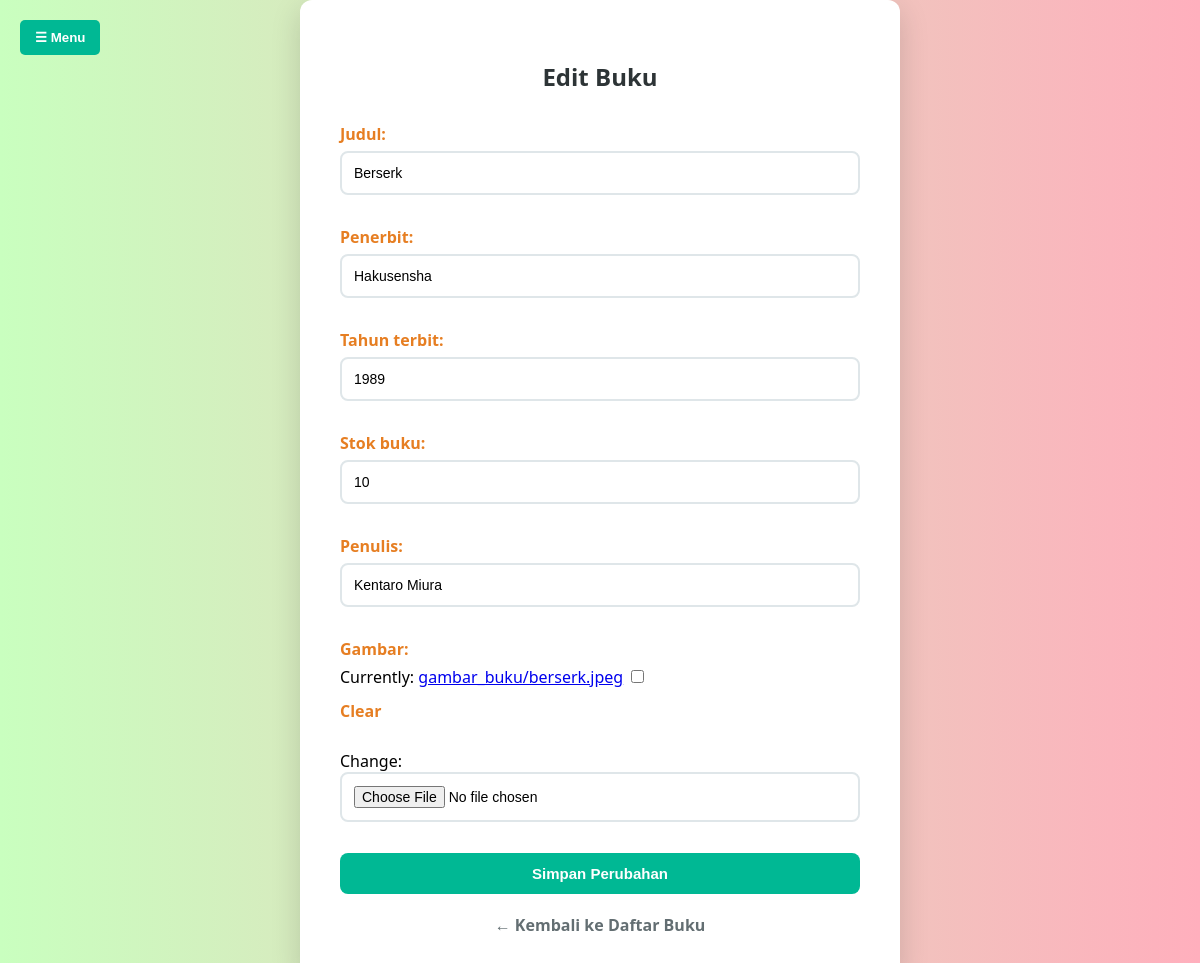
/admin-panel/edit-buku/4/ (signed in), run on the app's committed database.
### peminjaman/models.py (models this page shows, shortened)
class Buku(models.Model):
    judul = models.CharField(max_length=200)
    penerbit = models.CharField(max_length=100)
    tahun_terbit = models.IntegerField()
    stok_buku = models.PositiveIntegerField()
    penulis = models.CharField(max_length=100)
    gambar = models.ImageField(upload_to='gambar_buku/', null=True, blank=True)
    jumlah_dipinjam = models.PositiveIntegerField(default=0)

### peminjaman/views.py (the view)
# urls.py: path('admin-panel/edit-buku/<int:id>/', views.edit_buku, name='edit_buku'),
@login_required
@user_passes_test(is_admin)
def edit_buku(request, id):
    buku = get_object_or_404(Buku, id=id)
    if request.method == 'POST':
        form = EditBukuForm(request.POST, request.FILES, instance=buku)
        if form.is_valid():
            form.save()
            return redirect('daftar_buku')
    else:
        form = EditBukuForm(instance=buku)
    return render(request, 'admin/editbuku.html', {'form': form})

### peminjaman/forms.py
class EditBukuForm(forms.ModelForm):
    class Meta:
        model = Buku
        fields = ['judul', 'penerbit', 'tahun_terbit', 'stok_buku', 'penulis', 'gambar']

### peminjaman/views.py (called while the page is built)
def is_admin(user):
    return user.is_staff or user.is_superuser

### peminjaman/templates/admin/editbuku.html (shortened to what this page needs)
<!DOCTYPE html>
<html lang="id">
<head>
</head>
<body>
<button id="menuBtn" class="toggle-button" onclick="toggleSidebar()">☰ Menu</button>
<div class="content">
  <div class="container">
    <h2>Edit Buku</h2>
    <form method="post" enctype="multipart/form-data">
      {{ form.as_p }}
      <button class="btn" type="submit">Simpan Perubahan</button>
    </form>
    <div class="back-link">
      <a href="{% url 'daftar_buku' %}">← Kembali ke Daftar Buku</a>
    </div>
  </div>
</div>
</body>
</html>

### peminjaman/templates/admin/editbuku.html (style rules this page uses)
* { box-sizing: border-box; }
body { margin: 0; font-family: 'Segoe UI', Tahoma, Geneva, Verdana, sans-serif; background: linear-gradient(to right, #c9ffbf, #ffafbd); min-height: 100vh; }
.toggle-button { position: fixed; top: 20px; left: 20px; z-index: 1100; background-color: #00b894; color: white; border: none; padding: 10px 15px; border-radius: 5px; cursor: pointer; font-weight: bold; }
.container { background-color: white; padding: 40px; border-radius: 12px; max-width: 600px; margin: 0 auto; box-shadow: 0 10px 30px rgba(0,0,0,0.15); }
h2 { text-align: center; color: #2d3436; margin-bottom: 30px; }
label { font-weight: bold; color: #e67e22; display: block; margin-bottom: 6px; margin-top: 12px; }
input[type="text"], input[type="number"], input[type="file"], textarea, select { width: 100%; padding: 12px; margin-bottom: 15px; border: 2px solid #dfe6e9; border-radius: 8px; font-size: 14px; transition: border-color 0.3s ease; }
.btn { width: 100%; background-color: #00b894; color: white; padding: 12px; border: none; border-radius: 8px; font-weight: bold; font-size: 15px; cursor: pointer; transition: background-color 0.3s ease; }
.back-link { margin-top: 20px; text-align: center; }
.back-link a { text-decoration: none; color: #636e72; font-weight: bold; }

### data on the page
Buku: judul "Berserk", penerbit "Hakusensha", tahun_terbit "1989", stok_buku "10", penulis "Kentaro Miura"
